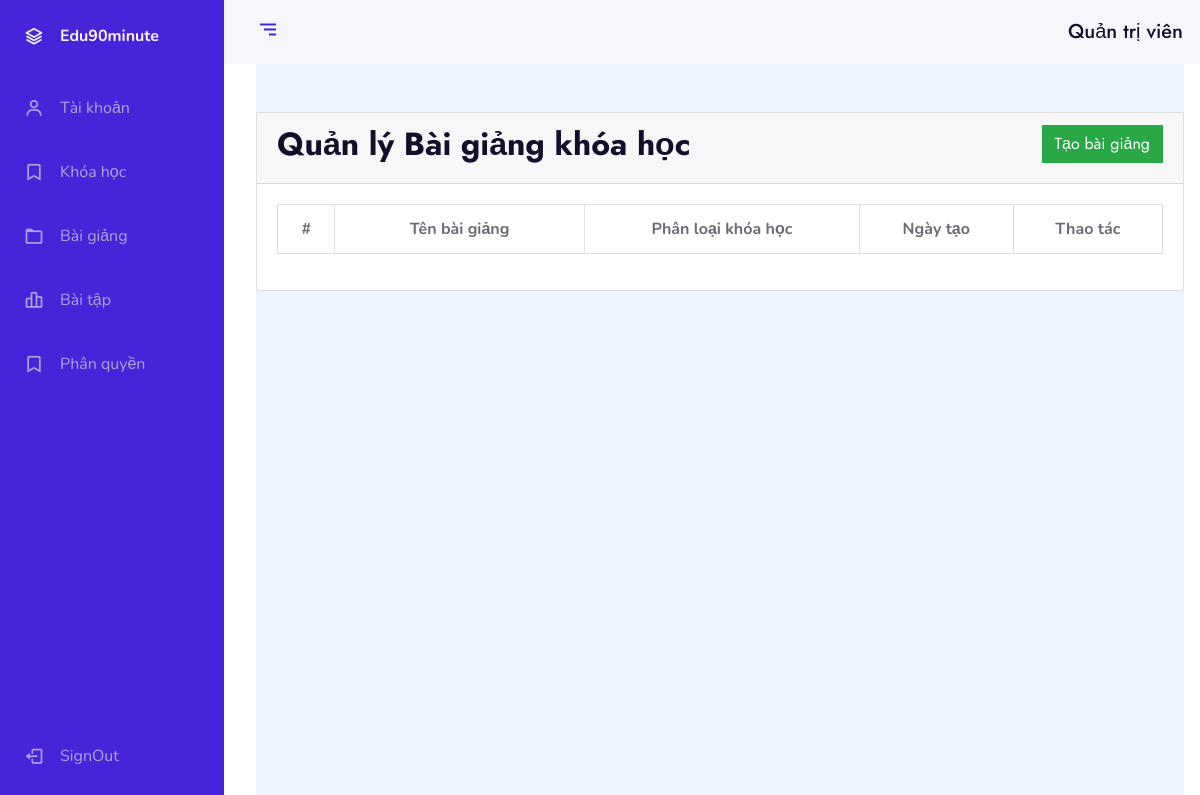
The page /?ctl=lessons (signed in) on the database as committed earlier.
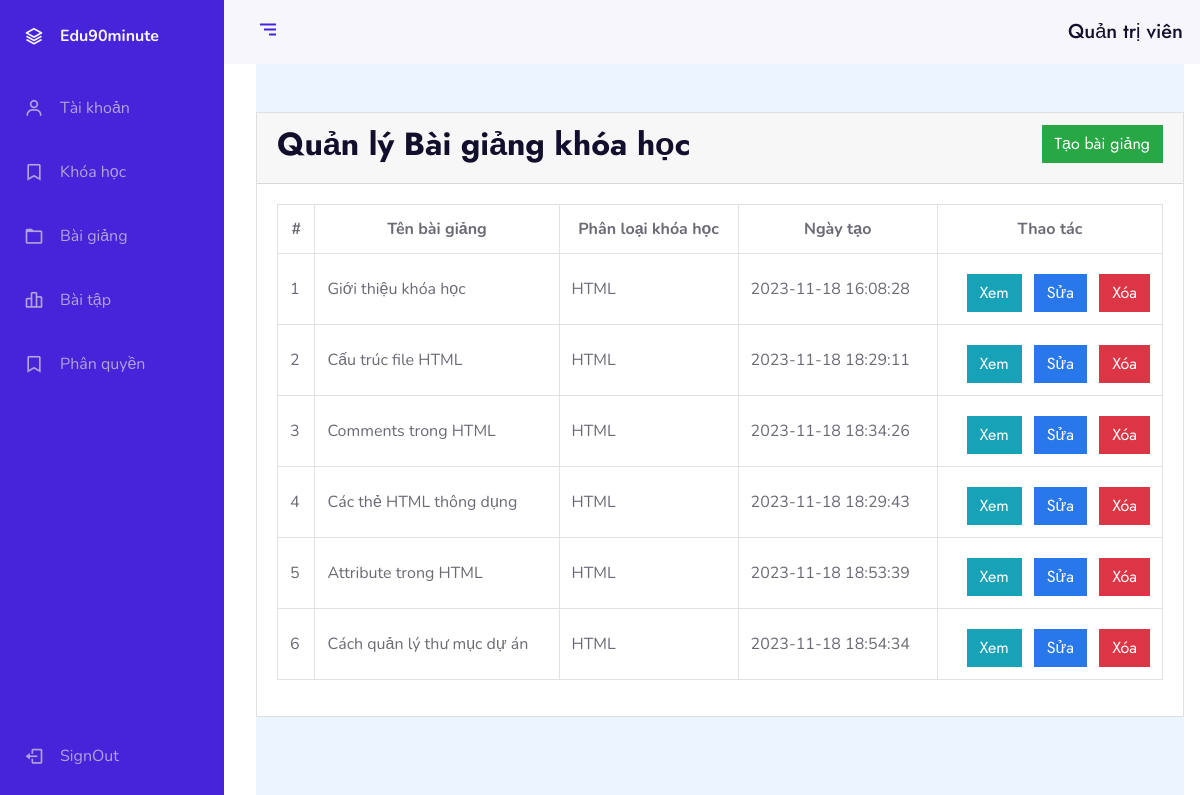
The same page on the database as committed later.
### tables this page shows
CREATE TABLE `lessons` (
  `id` int(11) NOT NULL,
  `name` varchar(255) NOT NULL,
  `described` text NOT NULL,
  `fileUpload` varchar(255) NOT NULL,
  `courseId` varchar(50) NOT NULL,
  `relate` float NOT NULL,
  `created_at` timestamp NOT NULL DEFAULT current_timestamp()
);

### Controllers/BaseController.php (called while the page is built, shortened)
<?php
class BaseController{
    protected function view($viewPath, array $data = []){
        include self::VIEWS_FOLDER_NAME . str_replace('.', '/', $viewPath) . '.php';
    }
}

### Controllers/Admin/AdminLessonsController.php (called while the page is built, shortened)
<?php
class AdminLessonsController extends BaseController{
    protected $lessonsModel;
    private $data = [];
    protected $limit = 8;
    public function __construct() {
        $this->coursesModel = new CoursesModel;
        $this->lessonsModel = new LessonsModel;
        $this->data['courses'] = $this->coursesModel->all('', '', '', '', '', ['relate' => 'asc']);
        $this->data['lessons'] = $this->lessonsModel->all();
    }
    public function index() {
        $page = isset($_GET['page']) ? $_GET['page'] : 1;
        $this->data['lessons'] = $this->lessonsModel->all("", "","",
                                                    ($page-1)*$this->limit,
                                                    $this->limit,
                                                    ['relate' => 'asc']);
        $this->data["paging"] = $this->lessonsModel->paging($this->limit);
        return $this->view('admin.lessons.index', $this->data);
    }
}

### Models/BaseModel.php (called while the page is built, shortened)
<?php
    class BaseModel extends Database
    {
        protected $connect;
        protected $table;
        protected $colums = ['*'];
        public function  __construct() {
            $this->connect = $this->connect();
        }
        public function all($table = '', $colums = [], $where = [], $start=0, $limit = null, $orderBy = []){
            if(!empty($colums)){
                $select = implode(',', $colums);
            }else $select = implode(',', $this->colums);
            $table = empty($table) ? $this->table : $table;
            $sql = "SELECT ${select} FROM $table";
            $sql = trim($sql ,'OR ');
            if(!empty($orderBy)){
                $sql .= " ORDER BY " .array_keys($orderBy)[0] . " " . array_values($orderBy)[0];
            }
            if(!empty($limit)){
                $sql .= " LIMIT $start, $limit";
            }
            $query = $this->_query($sql);
            $data = [];
            while($row = mysqli_fetch_assoc($query)){
                $data[] = $row;
            }
            return $data;
        }
        protected function _query($sql){
            return mysqli_query($this->connect, $sql);
        }
    }

### Core/Database.php (called while the page is built, shortened)
<?php
    class Database
    {
        public function  connect(){
            $connect = mysqli_connect(self::DB_HOST, self::DB_USER, self::DB_PASSWORD, self::DB_NAME);
            mysqli_set_charset($connect, 'utf8');
            if(mysqli_connect_errno() === 0){
                return $connect;
            }
            return false;
        }
    }

### Views/admin/lessons/index.php (the view, shortened to what this page needs)
<div class="card">
    <div class="card-header boder-0">
        <div class="float-left">
            <h2>Quản lý Bài giảng khóa học</h2>
        </div>
        <div class="float-right">
            <a href="./?ctl=lessons&act=create&rl=1<?php echo isset($_GET['page']) ? "&page=".$_GET['page']:""; ?>" class="btn btn-success">Tạo bài giảng</a>
        </div>
    </div>
    <div class="card-body">
        <div class="table-responsive">
             <table class="table table-bordered table-hover">
                <tr class="badge-default">
                    <th class="text-center">#</th>
                    <th class="text-center" style="min-width: 150px;">Tên bài giảng</th>
                    <th class="text-center">Phân loại khóa học</th>
                    <th class="text-center">Ngày tạo</th>
                    <th class="text-center" max-width="270px">Thao tác</th>
                </tr>
                <?php
                    if(isset($lessons)){
                        $i = 1;
                        foreach($lessons as $value){
                ?>
                    <tr>
                        <td class="align-middle"> <?php echo $i++; ?> </td>
                        <td class="align-middle"> <?php echo $value['name']; ?> </td>
                        <td class="align-middle text-uppercase"> <?php echo $value['courseId']; ?> </td>
                        <td class="align-middle"> <?php echo $value['created_at']; ?> </td>
                        <td class="align-middle text-right">
                            <a href="./?ctl=lessons&act=show&id=<?php echo $value['id']; echo isset($_GET['page']) ? "&page=".$_GET['page']:""; ?>" class="btn btn-info mr-2 mt-2">Xem</a>
                            <a href="./?ctl=lessons&act=edit&id=<?php echo $value['id']; echo isset($_GET['page']) ? "&page=".$_GET['page']:""; ?>" class="btn btn-primary mr-2 mt-2">Sửa</a>
                            <form action="./?ctl=lessons&act=destroy&id=<?php echo $value['id'];?>" method="POST"
                            onsubmit="return confirmDelete('<?php echo 'Bạn có chắc muốn xóa bài giảng `' .  $value['name'] . '` không?'; ?>')"
                            class="d-inline-block">
                                <input  type="submit" name="submit" value="Xóa" class="btn btn-danger mt-2">
                            </form>
                        </td>
                    </tr>
                <?php }} ?>
            </div>
    </div>
</div>

Rows that differ between the two databases and show on the page:
added lessons: name "Giới thiệu khóa học", courseId "HTML", created_at "2023-11-18 16:08:28"
added lessons: name "Cấu trúc file HTML", courseId "HTML", created_at "2023-11-18 18:29:11"
added lessons: name "Comments trong HTML", courseId "HTML", created_at "2023-11-18 18:34:26"
added lessons: name "Các thẻ HTML thông dụng", courseId "HTML", created_at "2023-11-18 18:29:43"
added lessons: name "Attribute trong HTML", courseId "HTML", created_at "2023-11-18 18:53:39"
added lessons: name "Cách quản lý thư mục dự án", courseId "HTML", created_at "2023-11-18 18:54:34"
